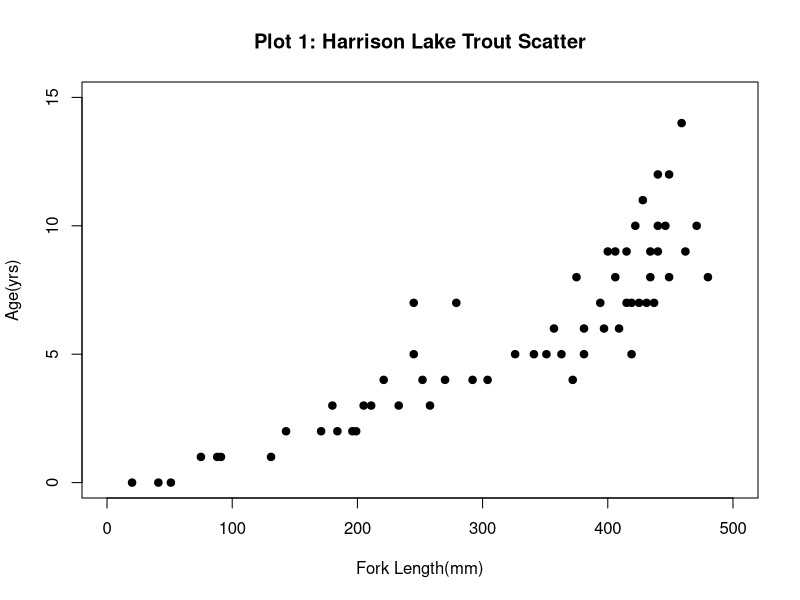
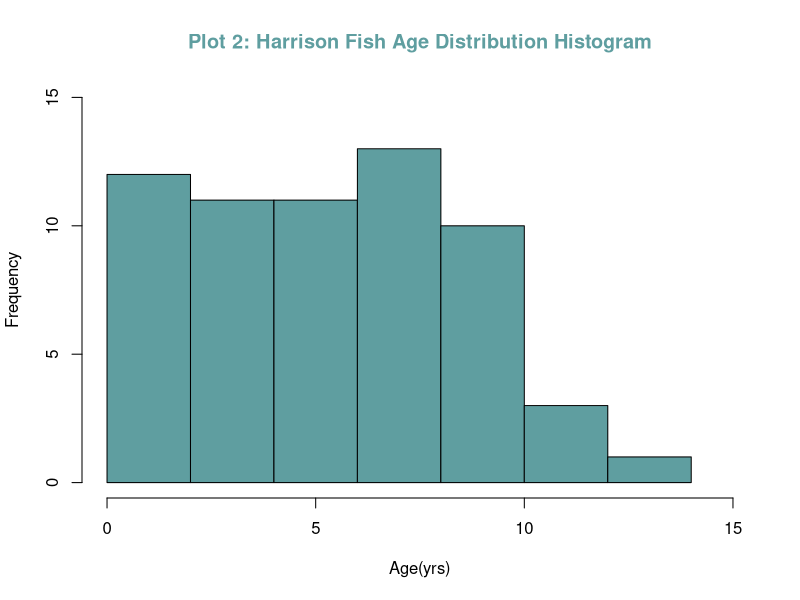
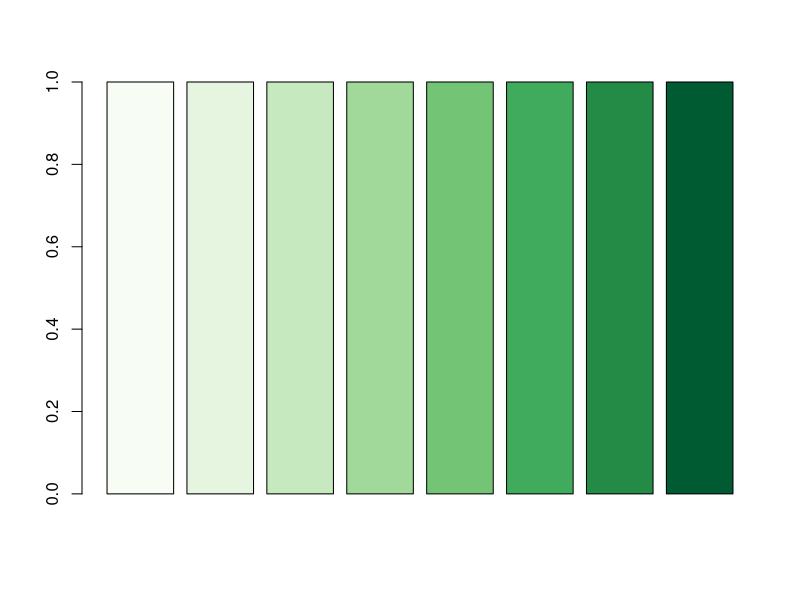
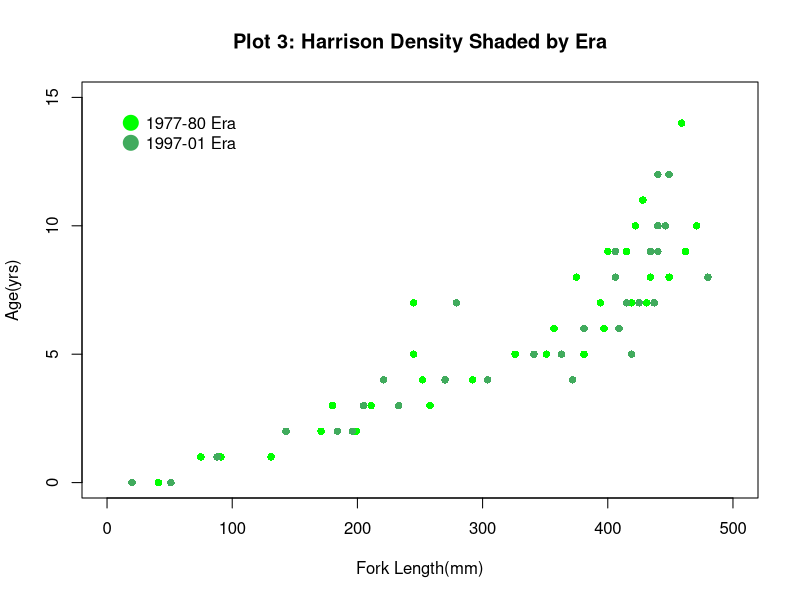
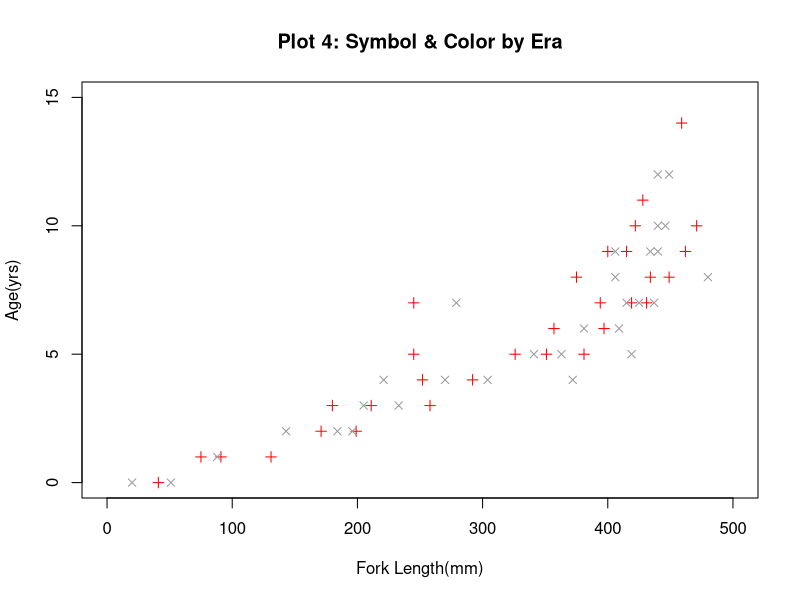
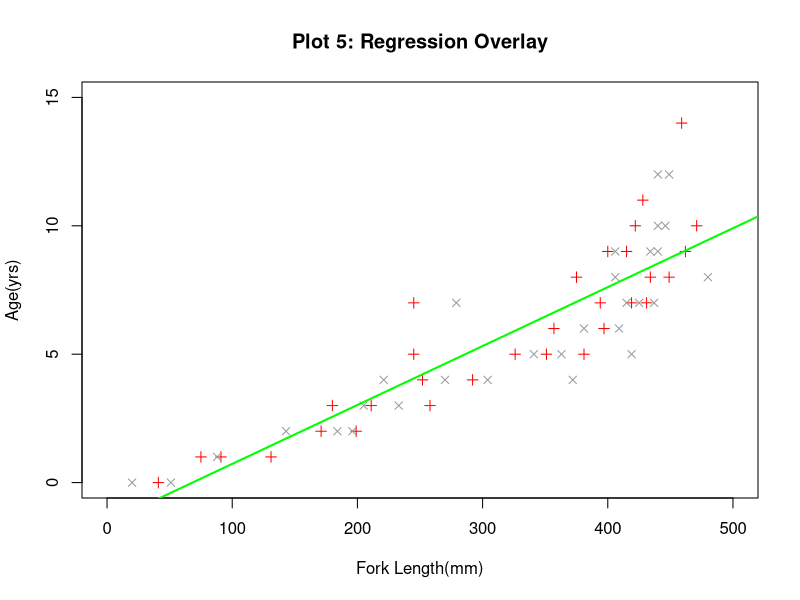
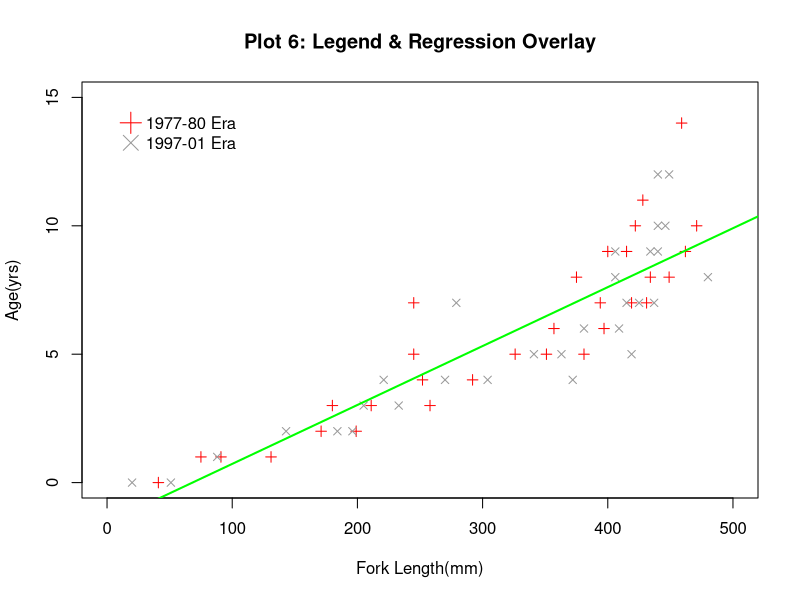
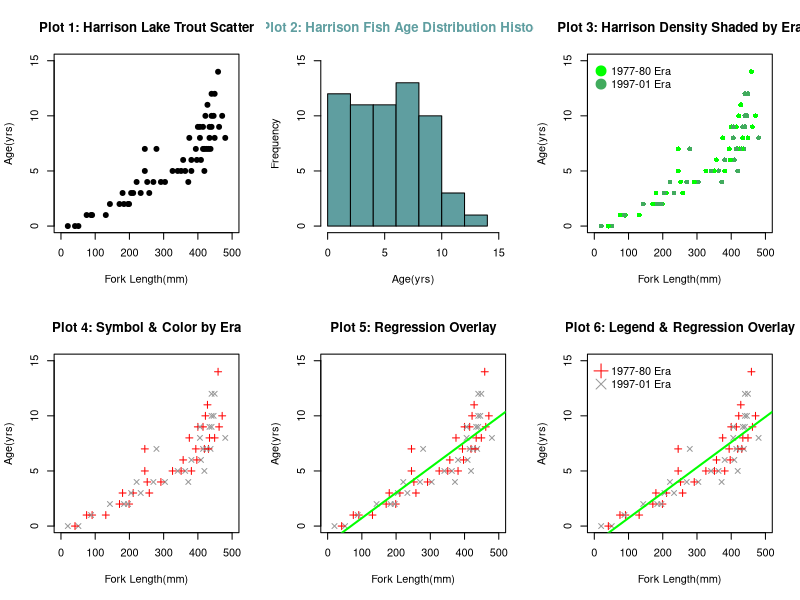

These figures' R source, in order:
#-----------------------------------------#
# Module 2 Project - Plotting Basics: Jin
#-----------------------------------------#

# step 2-3: load libraries
install.packages("plyr")
install.packages("FSA")
install.packages("FSAdata")
install.packages("magrittr")
install.packages("dplyr")
install.packages("plotrix")
install.packages("ggplot2")
install.packages("moments")

# step 4: print first and last 3 records
BullTrout <- read.csv("BullTroutRML2.csv")
BullTrout
n <- nrow(BullTrout)
rbind(BullTrout[1:3,],BullTrout[(n-2):n,])

# step 5: remove all records except those from Harrison Lake
HarrisonBullTrout <- BullTrout[BullTrout$lake == "Harrison",]
HarrisonBullTrout
# step 6: display first and last 5 records
n <- nrow(HarrisonBullTrout)
rbind(HarrisonBullTrout[1:5,],HarrisonBullTrout[(n-4):n,])
      
# step 7-8: display structure & summary
str(HarrisonBullTrout)
summary(HarrisonBullTrout)
sd_h.age <- sd(HarrisonBullTrout$age)
sd_h.fl <- sd(HarrisonBullTrout$fl)
nor.sd_h.age <- c(sd(HarrisonBullTrout$age)/mean(HarrisonBullTrout$age))
nor.sd_h.fl <- c(sd(HarrisonBullTrout$fl)/mean(HarrisonBullTrout$fl))
sd_h.age
nor.sd_h.age
sd_h.fl
nor.sd_h.fl

# step 9: scatterplot for age vs fl
attach(HarrisonBullTrout)
opar <- par(no.readonly=TRUE)
plot(age~fl,
     xlim=c(0,500), ylim=c(0,15),
     main="Plot 1: Harrison Lake Trout Scatter",
     xlab="Fork Length(mm)", ylab="Age(yrs)",
     pch=19)

# step 10: plot "Age" histogram
hist(age, 
     ylab="Frequency", xlab="Age(yrs)", 
     main="Plot 2: Harrison Fish Age Distribution Histogram", 
     col.main="cadetblue",
     xlim=c(0,15), ylim=c(0,15), col="cadetblue")

# step 11: create an overdense plot and shade by Era
install.packages("RColorBrewer")
library(RColorBrewer)
n <- 8
mycolors <- brewer.pal(n,"Greens")
barplot(rep(1,n), col=mycolors)
print(mycolors)
green1 <- c(mycolors[6])
green1

colors <- c("green",green1)
colors <- colors[as.Date.numeric(HarrisonBullTrout$era)]

attach(HarrisonBullTrout)
plot(age~fl,
     xlim=c(0,500), ylim=c(0,15),
     main="Plot 3: Harrison Density Shaded by Era",
     xlab="Fork Length(mm)", ylab="Age(yrs)",
     pch=16, col=c("green",green1))
legend("topleft", inset=0.05, c("1977-80 Era", "1997-01 Era"),
       pch=19, col=c("green",green1), bty="n", 
       bg="transparent", pt.cex=2)

# step 12-13: create new object with first and last 3 rows from dataset
n <- nrow(HarrisonBullTrout)
tmp <- rbind(HarrisonBullTrout[1:3,], HarrisonBullTrout[(n-2):n,])
tmp
tmp$era

# step 14-15: creates vectors 
pchs <- c(3, 4)
pchs
cols <- c("red", "gray60")
cols

# step 16-17: covert tmp era to numeric values, initialize cols with tmp era
class(tmp$era)
tmp$era <- as.factor(tmp$era)
tmp$era
era_num <- as.numeric(as.factor(tmp$era))
era_num
pchs[era_num]
cols[era_num]

# step 18: create a plot of fl vs age with pchs and cols
plot(age~fl,
     xlim=c(0,500), ylim=c(0,15),
     main="Plot 4: Symbol & Color by Era",
     xlab="Fork Length(mm)", ylab="Age(yrs)",
     pch=pchs, col=cols)

# step 19: plot with regression line overlay
plot(age~fl,
     xlim=c(0,500), ylim=c(0,15),
     main="Plot 5: Regression Overlay",
     xlab="Fork Length(mm)", ylab="Age(yrs)",
     pch=pchs, col=cols)
abline(lm(age~fl), col="green", lwd=2)

# step 20: plot with legend overlay
plot(age~fl,
     xlim=c(0,500), ylim=c(0,15),
     main="Plot 6: Legend & Regression Overlay",
     xlab="Fork Length(mm)", ylab="Age(yrs)",
     pch=pchs, col=cols)
abline(lm(age~fl), col="green", lwd=2)
legend("topleft", inset=0.05, c("1977-80 Era", "1997-01 Era"), 
       pch=pchs, col=cols, bty="n", bg="transparent", pt.cex=2)  



# extra step 1: visualization of all 6 graphs
opar <- par(no.readonly = TRUE)
par(mfrow=c(2,3))
opar <- par(no.readonly=TRUE)

plot(age~fl,
     xlim=c(0,500), ylim=c(0,15),
     main="Plot 1: Harrison Lake Trout Scatter",
     xlab="Fork Length(mm)", ylab="Age(yrs)",
     pch=19)

hist(age, 
     ylab="Frequency", xlab="Age(yrs)", 
     main="Plot 2: Harrison Fish Age Distribution Histogram", 
     col.main="cadetblue",
     xlim=c(0,15), ylim=c(0,15), col="cadetblue")

plot(age~fl,
     xlim=c(0,500), ylim=c(0,15),
     main="Plot 3: Harrison Density Shaded by Era",
     xlab="Fork Length(mm)", ylab="Age(yrs)",
     pch=16, col=c("green",green1))
legend("topleft", inset=0.02, c("1977-80 Era", "1997-01 Era"),
       pch=19, col=c("green",green1), bty="n", 
       bg="transparent", pt.cex=2)
    
plot(age~fl,
     xlim=c(0,500), ylim=c(0,15),
     main="Plot 4: Symbol & Color by Era",
     xlab="Fork Length(mm)", ylab="Age(yrs)",
     pch=pchs, col=cols)

plot(age~fl,
     xlim=c(0,500), ylim=c(0,15),
     main="Plot 5: Regression Overlay",
     xlab="Fork Length(mm)", ylab="Age(yrs)",
     pch=pchs, col=cols)
abline(lm(age~fl), col="green", lwd=2)

plot(age~fl,
     xlim=c(0,500), ylim=c(0,15),
     main="Plot 6: Legend & Regression Overlay",
     xlab="Fork Length(mm)", ylab="Age(yrs)",
     pch=pchs, col=cols)
abline(lm(age~fl), col="green", lwd=2)
legend("topleft", inset=0.02, c("1977-80 Era", "1997-01 Era"), 
       pch=pchs, col=cols, bty="n", bg="transparent", pt.cex=2) 
par(opar)
    
# extra step 2: understand the difference in age and length in Osprey Lake
OspreyBullTrout <- BullTrout[BullTrout$lake == "Osprey",]
OspreyBullTrout
str(OspreyBullTrout)
summary(OspreyBullTrout)
sd_o.age <- sd(OspreyBullTrout$age)
sd_o.fl <- sd(OspreyBullTrout$fl)
nor.sd_o.age <- c(sd(OspreyBullTrout$age)/mean(OspreyBullTrout$age))
nor.sd_o.fl <- c(sd(OspreyBullTrout$fl)/mean(OspreyBullTrout$fl))
sd_o.age
nor.sd_o.age
sd_o.fl
nor.sd_o.fl

# extra step 3: discover how different river effect in age and length
par(mfrow=c(2,2))
boxplot(HarrisonBullTrout$age, OspreyBullTrout$age, 
        ylim=c(0,15), horizontal = TRUE,
        xlab="Age(yrs)", col=c("salmon", 'gold'),
        main="Plot 7: Age Distribution Harrison vs Osprey")
legend("topright", legend=c("Osprey", "Harrison"),
       inset=0.01, pch=15, col=c("gold", "salmon"),
       bty="n", bg="transparent", pt.cex=2) 
boxplot(HarrisonBullTrout$fl, OspreyBullTrout$fl, 
        ylim=c(0,700), horizontal = TRUE,
        xlab="Fork Length(mm)",col=c("salmon", 'gold'),
        main="Plot 8: Fork Length Distribution Harrison vs Osprey")
legend("bottomright", legend=c("Osprey", "Harrison"),
       inset=0.01, pch=15, col=c("gold", "salmon"),
       bty="n", bg="transparent", pt.cex=2) 

# extra step 4: discover how different era effect in age and length in Harrison
Era7780_HBT <- HarrisonBullTrout[HarrisonBullTrout$era == "1977-80",]
Era7780_HBT
Era9701_HBT <- HarrisonBullTrout[HarrisonBullTrout$era == "1997-01",]
Era9701_HBT
str(Era7780_HBT)
str(Era9701_HBT)
summary(Era7780_HBT)
summary(Era9701_HBT)
par(mfrow=c(2,2))
boxplot(Era9701_HBT$age, Era7780_HBT$age, 
        ylim=c(0,15), horizontal = TRUE, cex=3,
        xlab="Age(yrs)", col=c("lightblue", 'cadetblue'),
        main="Plot 7: Age Distribution 1977-80 vs 1997-01 in Harrison River")
legend("bottomright", legend=c("1977-80 Era", "1997-01 Era"),
       inset=c(-0.15,0.01), pch=15, col=c("cadetblue", "lightblue"),
       bty="n", bg="transparent", pt.cex=2) 
boxplot(Era9701_HBT$fl, Era7780_HBT$fl, 
        ylim=c(0,500), horizontal = TRUE,
        xlab="Fork Length(mm)",col=c("lightblue", 'cadetblue'),
        main="Plot 8: Length Distribution 1977-80 vs 1997-01 in Harrison River")
legend("topleft", legend=c("1977-80 Era", "1997-01 Era"),
       inset=0.01, pch=15, col=c("cadetblue", "lightblue"),
       bty="n", bg="transparent", pt.cex=2) 
    
# extra step 5: discover how different era effect in age and length in Osprey
Era7780_OBT <- OspreyBullTrout[OspreyBullTrout$era == "1977-80",]
Era7780_OBT
Era9701_OBT <- OspreyBullTrout[OspreyBullTrout$era == "1997-01",]
Era9701_OBT
str(Era7780_OBT)
str(Era9701_OBT)
summary(Era7780_OBT)
summary(Era9701_OBT)
par(mfrow=c(2,2))
boxplot(Era9701_OBT$age, Era7780_OBT$age, 
        ylim=c(0,15), horizontal = TRUE, cex=3,
        xlab="Age(yrs)", col=c("lightblue", 'cadetblue'),
        main="Plot 9: Age Distribution 1977-80 vs 1997-01 in Osprey River")
legend("topright", legend=c("1977-80 Era", "1997-01 Era"),
       inset=c(-0.15, 0.01), pch=15, col=c("cadetblue", "lightblue"),
       bty="n", bg="transparent", pt.cex=2) 
boxplot(Era9701_OBT$fl, Era7780_OBT$fl, 
        ylim=c(0,500), horizontal = TRUE,
        xlab="Fork Length(mm)",col=c("lightblue", 'cadetblue'),
        main="Plot 10: Length Distribution 1977-80 vs 1997-01 in Osprey River")
legend("topleft", legend=c("1977-80 Era", "1997-01 Era"),
       inset=0.01, pch=15, col=c("cadetblue", "lightblue"),
       bty="n", bg="transparent", pt.cex=2)

